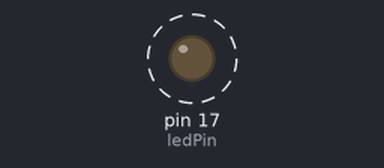
The sketch below on a simulated Arduino Leonardo, built with avr-gcc and run on an emulated ATmega32U4. On the bench: output pins drawn as LEDs (lit = HIGH). Dashed ring = blinking. USB keyboard and mouse output is not drawn.

Above: at 4.21 s.
Timing chart, 0 to 7.2 s (numbered marks = the images above):
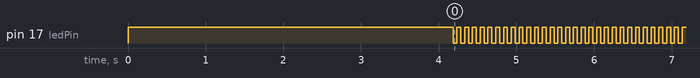

Measured:
- by itself, pin 17 (ledPin): alternates HIGH for 0.05 s and LOW for 0.05 s

The sketch:

dont_leave_your_computer_unlocked.ino
```cpp
#include "Keyboard.h"
#include "Mouse.h"

#define blinkInterval 50
#define ledPin 17

int defaultDelay = 4;
int defaultCharDelay = 5;
int rMin = 0;
int rMax = 100;

bool ledOn = true;

void typeKey(int key){
  Keyboard.press(key);
  delay(defaultCharDelay);
  Keyboard.release(key);
}

void setup(){

  pinMode(ledPin, OUTPUT);
  digitalWrite(ledPin, HIGH);


    Keyboard.begin();
    Mouse.begin();

    delay(1000);

    delay(defaultDelay);
    // Lock Me 0.3 - Script opens Notepad and types a message concerning locking the computer - by SurfKahuna (RJC)terminal

    delay(defaultDelay);
    Keyboard.press(KEY_LEFT_GUI);
    Keyboard.press(114);
    Keyboard.releaseAll();

    delay(defaultDelay);
    delay(200);

    delay(defaultDelay);
    Keyboard.print("notepad.exe");

    delay(defaultDelay);
    typeKey(KEY_RETURN);

    delay(defaultDelay);
    delay(300);

    delay(defaultDelay);
    Keyboard.print("          , ,\\ ,'\\,'\\ ,'\\ ,\\ ,");

    delay(defaultDelay);
    typeKey(KEY_RETURN);

    delay(defaultDelay);
    Keyboard.print("    ,  ,\\/ \\' `'     `   '  /|");

    delay(defaultDelay);
    typeKey(KEY_RETURN);

    delay(defaultDelay);
    Keyboard.print("    |\\/                      |");

    delay(defaultDelay);
    typeKey(KEY_RETURN);

    delay(defaultDelay);
    Keyboard.print("    :                        |");

    delay(defaultDelay);
    typeKey(KEY_RETURN);

    delay(defaultDelay);
    Keyboard.print("    :                        |");

    delay(defaultDelay);
    typeKey(KEY_RETURN);

    delay(defaultDelay);
    Keyboard.print("     |                       |");

    delay(defaultDelay);
    typeKey(KEY_RETURN);

    delay(defaultDelay);
    Keyboard.print("     |                       |");

    delay(defaultDelay);
    typeKey(KEY_RETURN);

    delay(defaultDelay);
    Keyboard.print("     :               -.     _|");

    delay(defaultDelay);
    typeKey(KEY_RETURN);

    delay(defaultDelay);
    Keyboard.print("     :                \\     `.");

    delay(defaultDelay);
    typeKey(KEY_RETURN);

    delay(defaultDelay);
    Keyboard.print("     |         ________:______\\");

    delay(defaultDelay);
    typeKey(KEY_RETURN);

    delay(defaultDelay);
    Keyboard.print("     :       ,'o       / o    ,");

    delay(defaultDelay);
    typeKey(KEY_RETURN);

    delay(defaultDelay);
    Keyboard.print("     :       \\       ,'-----./");

    delay(defaultDelay);
    typeKey(KEY_RETURN);

    delay(defaultDelay);
    Keyboard.print("      \\_      `--.--'        )");

    delay(defaultDelay);
    typeKey(KEY_RETURN);

    delay(defaultDelay);
    Keyboard.print("     ,` `.              ,---'|");

    delay(defaultDelay);
    typeKey(KEY_RETURN);

    delay(defaultDelay);
    Keyboard.print("     : `                     |");

    delay(defaultDelay);
    typeKey(KEY_RETURN);

    delay(defaultDelay);
    Keyboard.print("      `,-'                   |");

    delay(defaultDelay);
    typeKey(KEY_RETURN);

    delay(defaultDelay);
    Keyboard.print("      /      ,---.          ,'");

    delay(defaultDelay);
    typeKey(KEY_RETURN);

    delay(defaultDelay);
    Keyboard.print("   ,-'            `-,------'");

    delay(defaultDelay);
    typeKey(KEY_RETURN);

    delay(defaultDelay);
    Keyboard.print("   `.        ,--'");

    delay(defaultDelay);
    typeKey(KEY_RETURN);

    delay(defaultDelay);
    Keyboard.print("     `-.____/");

    delay(defaultDelay);
    typeKey(KEY_RETURN);

    delay(defaultDelay);
    Keyboard.print("            \\");

    delay(defaultDelay);
    typeKey(KEY_RETURN);
    for(int i = 0; i < 1; i++) {
      typeKey(KEY_RETURN);
    }

    delay(defaultDelay);
    Keyboard.print("I will learn to lock my computer.");

    delay(defaultDelay);
    typeKey(KEY_RETURN);

    delay(defaultDelay);
    Keyboard.print("I will learn to lock my computer.");

    delay(defaultDelay);
    typeKey(KEY_RETURN);

    delay(defaultDelay);
    Keyboard.print("I will learn to lock my computer.");

    delay(defaultDelay);
    typeKey(KEY_RETURN);

    delay(defaultDelay);
    Keyboard.print("I will learn to lock my computer.");

    delay(defaultDelay);
    typeKey(KEY_RETURN);

    delay(defaultDelay);
    Keyboard.print("I will learn to lock my computer.");

    delay(defaultDelay);
    typeKey(KEY_RETURN);

    delay(defaultDelay);
    Keyboard.print("I will learn to lock my computer.");

    delay(defaultDelay);
    typeKey(KEY_RETURN);

    delay(defaultDelay);
    Keyboard.print("I will learn to lock my computer.");

    delay(defaultDelay);
    typeKey(KEY_RETURN);

    delay(defaultDelay);
    Keyboard.print("I will learn to lock my computer.");

    delay(defaultDelay);
    typeKey(KEY_RETURN);

    delay(defaultDelay);
    Keyboard.print("I will learn to lock my computer.");

    delay(defaultDelay);
    typeKey(KEY_RETURN);

    delay(defaultDelay);
    Keyboard.print("I will learn to lock my computer.");

    delay(defaultDelay);
    typeKey(KEY_RETURN);
    for(int i = 0; i < 1; i++) {
      typeKey(KEY_RETURN);
    }

    delay(defaultDelay);
    Keyboard.print("There, just like Bart Simpson.");

    delay(defaultDelay);
    typeKey(KEY_RETURN);
    for(int i = 0; i < 1; i++) {
      typeKey(KEY_RETURN);
    }

    delay(defaultDelay);
    Keyboard.print("Please remember to lock your computer when you step away from your desk.");

    delay(defaultDelay);
    typeKey(KEY_RETURN);
    for(int i = 0; i < 1; i++) {
      typeKey(KEY_RETURN);
    }

    delay(defaultDelay);
    Keyboard.print("Thank you.");

    delay(defaultDelay);
    typeKey(KEY_RETURN);

    delay(defaultDelay);
    delay(100);

    delay(defaultDelay);
    Keyboard.press(KEY_LEFT_ALT);
    Keyboard.press(' ');
    Keyboard.releaseAll();

    delay(defaultDelay);
    Keyboard.print("x");

    /* ----- End-Script -----*/

    Keyboard.end();
}

void loop(){
  ledOn = !ledOn;
  digitalWrite(ledPin, ledOn);
  delay(blinkInterval);
}
```
